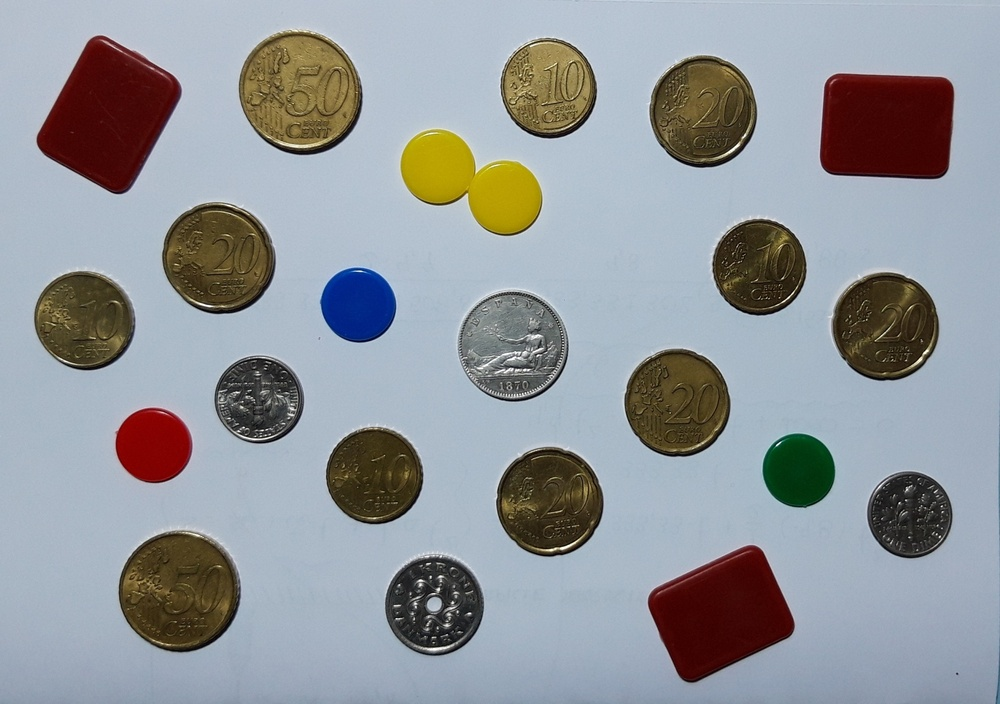
%> input picture BLOQUE1/im00.jpg, 1000 x 704 px, shrunk from 1990 x 1400 before the run
$ octave practica_3.m   (GNU Octave 9; MATLAB toolbox functions it lacks are replaced by stand-ins)
%> lines starting %> are read from the running program, lines starting %| are printed output that depends on the picture
% Práctica 3 Chroma Key

%%%%%%%%%%%%%%%%%%%%%%%%%%
% Lectura de las imágenes
%%%%%%%%%%%%%%%%%%%%%%%%%%

nom_obj = input('Imagen del objeto (ej. im13.jpg): ', 's');
%> the answer given: im00.jpg
nom_fondo = input('Imagen del nuevo fondo (ej. im14.jpg): ', 's');
%> the answer given: im01.jpg

I_obj = imread(nom_obj);
%> I_obj is the input picture: size 704x1000x3 uint8; mean R, G, B 146.1, 150.2, 154.6
I_fondo = imread(nom_fondo);
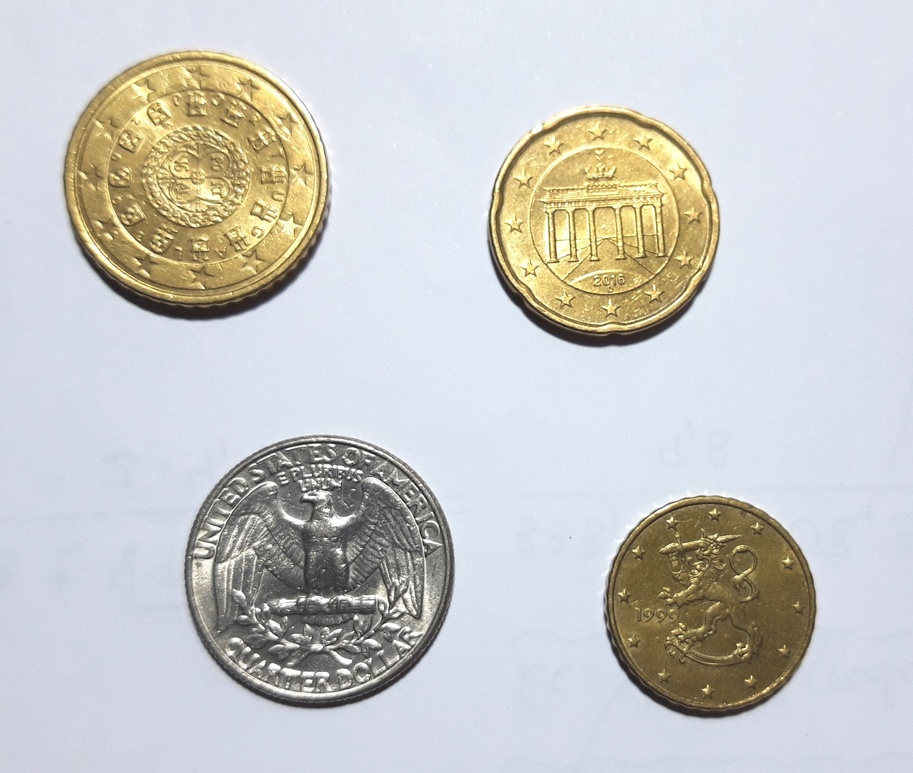
%> input picture BLOQUE1/im01.jpg, 913 x 773 px, shrunk from 1700 x 1440 before the run
%> I_fondo is the input picture: size 773x913x3 uint8; mean R, G, B 201.2, 201.6, 199.8

I_obj_d = im2double(I_obj);
I_fondo_d = im2double(I_fondo);

%%%%%%%%%%%%%%%%%%%%%%%%%%%%%%%%%%%%%%%%%%%
% Visualizar ambas imagenes en una ventana
%%%%%%%%%%%%%%%%%%%%%%%%%%%%%%%%%%%%%%%%%%%
figure('Name', 'Imágenes Originales');
subplot(1,2,1), imshow(I_obj), title('Motivo Principal');
subplot(1,2,2), imshow(I_fondo), title('Nuevo Fondo');

% Separar canales y seleccionar el color del fondo
R = I_obj_d(:,:,1);
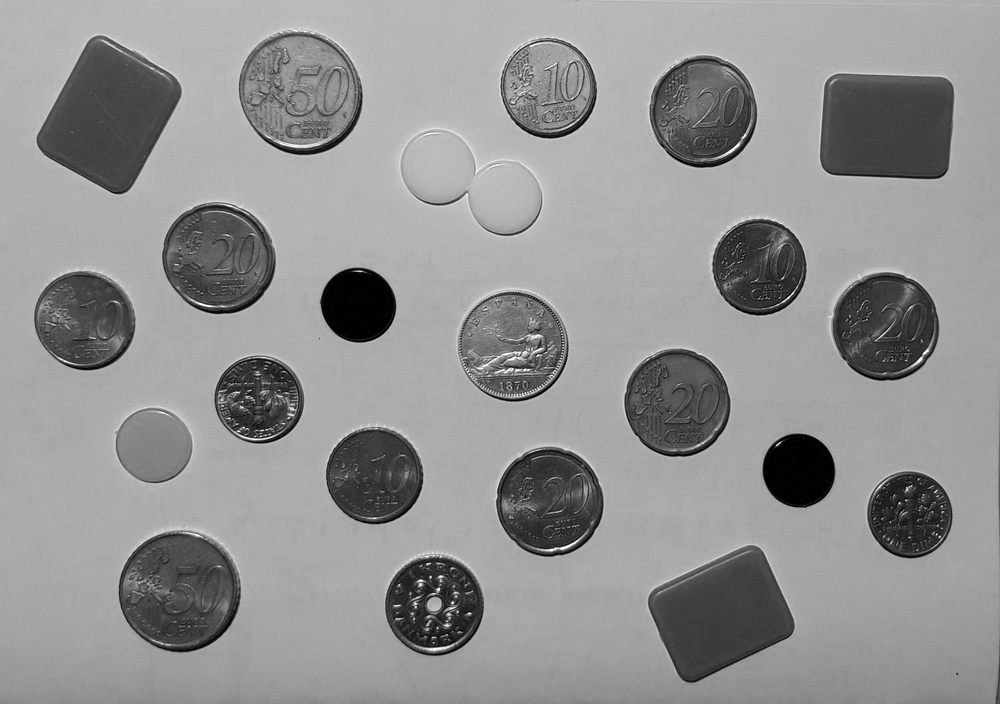
%> R: size 704x1000 double; min 0, max 1, mean 0.573
G = I_obj_d(:,:,2);
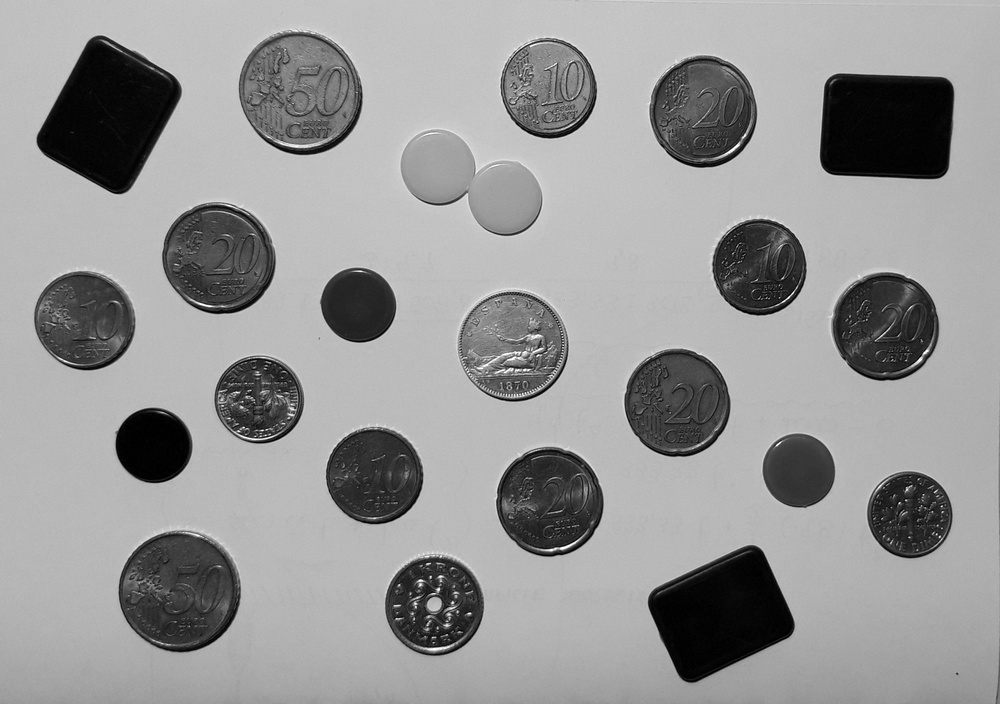
%> G: size 704x1000 double; min 0, max 1, mean 0.589
B = I_obj_d(:,:,3);
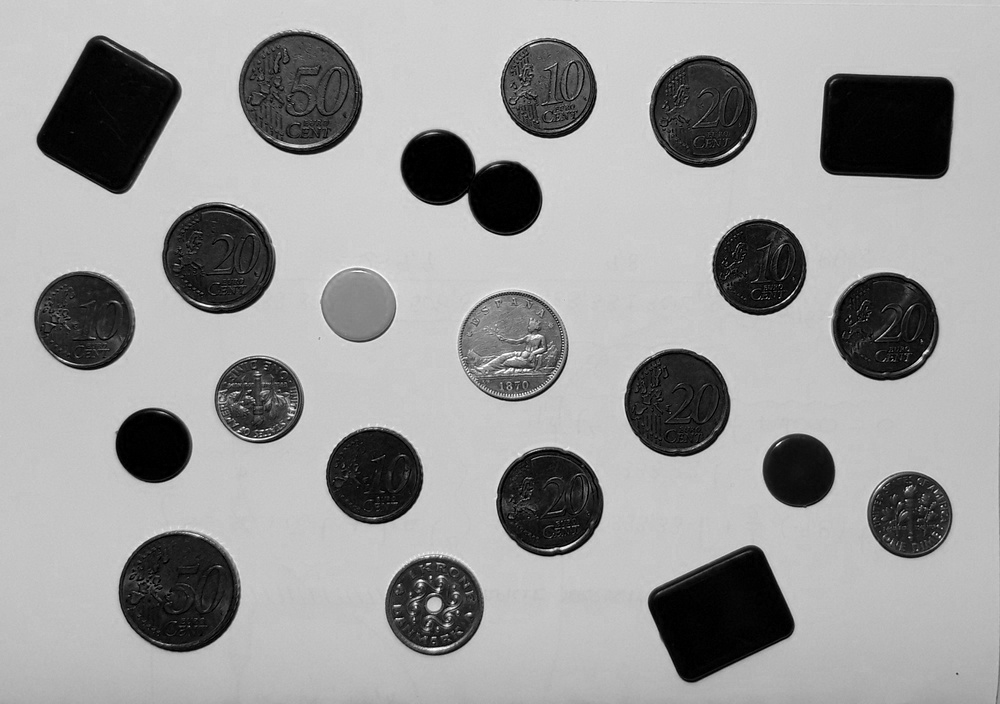
%> B: size 704x1000 double; min 0, max 1, mean 0.606

R_fondo = I_fondo_d(:,:,1);
G_fondo = I_fondo_d(:,:,2);
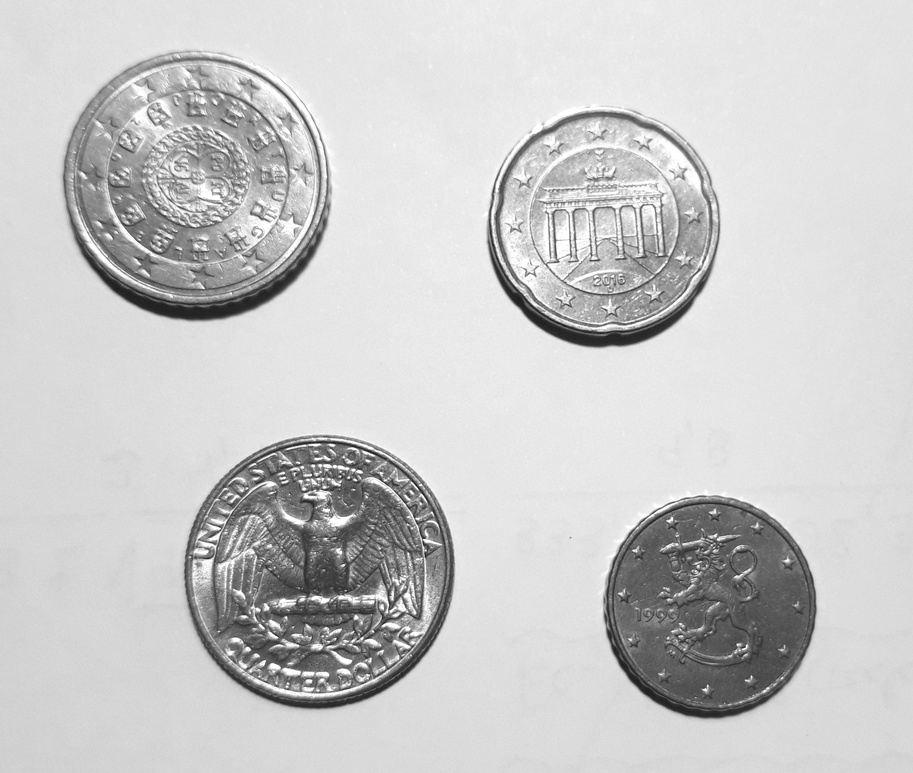
%> G_fondo: size 773x913 double; min 0.0863, max 1, mean 0.79
B_fondo = I_fondo_d(:,:,3);
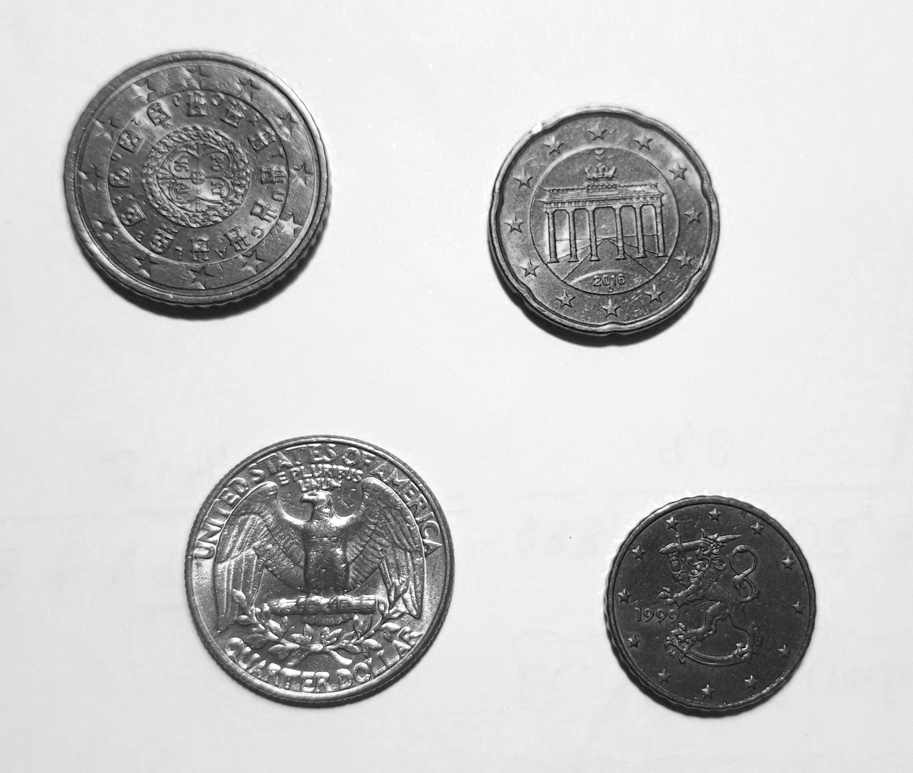
%> B_fondo: size 773x913 double; min 0.0157, max 1, mean 0.784

%%%%%%%%%%%%%%%%%%%%%%%%%%%%%%%%%%%%%%%%%%%%%%%%%%%%%%%%%%%%%
% Tecnica 1 : Distancia de color
%%%%%%%%%%%%%%%%%%%%%%%%%%%%%%%%%%%%%%%%%%%%%%%%%%%%%%%%%%%%%
disp('Haz doble click en un píxel del fondo verde/azul');
%> (the run ends here)
